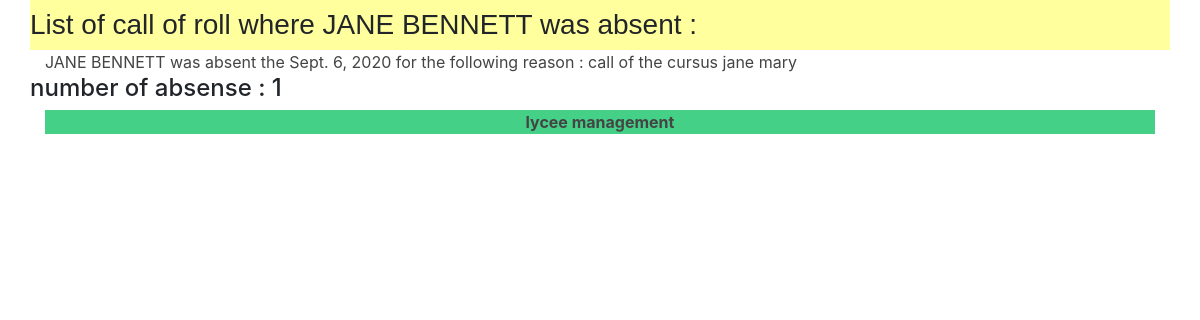
Screenshot of /lycee/student_presence/78 with the database file from the repository.
### lycee/models.py (models this page shows, shortened)
class Student(models.Model):
    first_name = models.CharField(
      help_text="first name of the student",
      max_length=50,
      blank=False,
      null=False
    )
    birth_date = models.DateField(
      verbose_name='date of birth',
      help_text="Birth date of the student",
      blank=False,
      null=True
    )
    last_name = models.CharField(
      verbose_name="lastname",
      help_text="last name of the student",
      blank=False, # pas de champ vide
      null=False, # pas de champ null (a conjuguer avec default
      default="???",
      max_length=255, # taille maximale du champ
    )
    phone = models.CharField(
      verbose_name="phonenumber",
      help_text="phone number of the student",
      blank=False, # pas de champ vide
      null=False, # pas de champ null (a conjuguer avec default
      default="0999999999",
      max_length=10, # taille maximale du champ
    )
    email = models.EmailField(
      verbose_name="email",
      help_text="Email of the student",
      blank=False, # pas de champ vide
      null=False, # pas de champ null (a conjuguer avec default
      default="x@y.z",
      max_length=255, # taille maximale du champ
    )
    comments = models.CharField(
      verbose_name="comments",
      help_text="some comments about the student",
      blank=True,
      null=False, # pas de champ null (a conjuguer avec default
      default="",
      max_length=255, # taille maximale du champ
    )
    cursus = models.ForeignKey(
      Cursus,
      on_delete=models.CASCADE, # necessaire selon la version de Django
      null=True
    )

class Presence(models.Model):
    reason = models.CharField(
      max_length=50,
      blank=False,
      null=True,
      default='aucun'
    )
    isMissing = models.BooleanField(
      help_text ="is the sutdent missing ?",
      verbose_name="Missing ?",
      blank=False,
      null=True,
      default=0
    )
    date = models.DateField(
      max_length=9,
      blank=False,
      null=True,
      default='0000-0001'
    )
    student = models.ManyToManyField(
      Student
      )

### lycee/views.py (the view)
# urls.py: url(r'^lycee/student_presence/(?P<student_id>[0-9]+)$' , views.student_presence, name='student_presence'),
def student_presence(request,student_id) :
  list_presence = Presence.objects.filter(student = student_id)
  student = Student.objects.get(pk=student_id)
  template = loader.get_template('presence/list_presence_student.html')
  context = {
    'liste' : list_presence,
    'student' :student,
  }
  return HttpResponse(template.render(context ,request))

### lycee/templates/presence/list_presence_student.html
{% extends "master.html" %}
{% if liste %}
  {% block title %}
    <h3>List of call of roll where {{student.first_name}} {{student.last_name}} was absent :</h3>
  {% endblock %}
  {% block content %}
    {% for presence in liste %}
    <div class="container">
      <div class="row">
        <div class = "col-sm-10">
           <a href="/lycee/presence_detail/{{presence.id }}"> {{student.first_name}} {{student.last_name}} was absent the {{presence.date}} for the following reason : {{presence.reason}}</a>
       </div>
      </div>
    </div>
    {% endfor %}
     <h4> number of absense : {{liste.count}} </h4>
  {% endblock %}
{% else %}
  <p> No presence to show .</p>
{% endif %}

### lycee/static/style.css (style rules this page uses)
a { color : #444444; }
html { position: relative; min-height: 100%; }

### rows the page displays
Student: first_name "JANE", last_name "BENNETT"
Presence: date "Sept. 6, 2020", reason "call of the cursus jane mary"

### other values shown
{{ liste.count }} "1"
